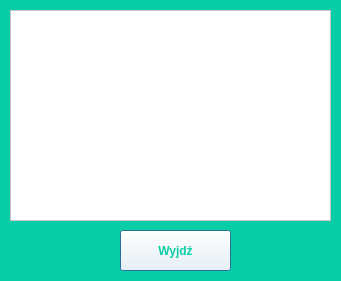
<?xml version="1.0" encoding="UTF-8"?>
<ui version="4.0">
 <class>ObecniCzytelnicy</class>
 <widget class="QDialog" name="ObecniCzytelnicy">
  <property name="geometry">
   <rect>
    <x>0</x>
    <y>0</y>
    <width>341</width>
    <height>281</height>
   </rect>
  </property>
  <property name="windowTitle">
   <string>Zarejestrowani czytelnicy</string>
  </property>
  <property name="styleSheet">
   <string notr="true">background-color: rgb(9, 205, 166);</string>
  </property>
  <widget class="QListWidget" name="listaObecnychCzytelnikow">
   <property name="geometry">
    <rect>
     <x>10</x>
     <y>10</y>
     <width>321</width>
     <height>211</height>
    </rect>
   </property>
   <property name="styleSheet">
    <string notr="true">background-color: rgb(255, 255, 255);</string>
   </property>
  </widget>
  <widget class="QPushButton" name="pushButton">
   <property name="geometry">
    <rect>
     <x>120</x>
     <y>230</y>
     <width>111</width>
     <height>41</height>
    </rect>
   </property>
   <property name="font">
    <font>
     <weight>75</weight>
     <bold>true</bold>
    </font>
   </property>
   <property name="styleSheet">
    <string notr="true">color: rgb(9, 205, 166);
background-color: rgb(255, 255, 255);</string>
   </property>
   <property name="text">
    <string>Wyjdź</string>
   </property>
  </widget>
 </widget>
 <resources/>
 <connections/>
</ui>
